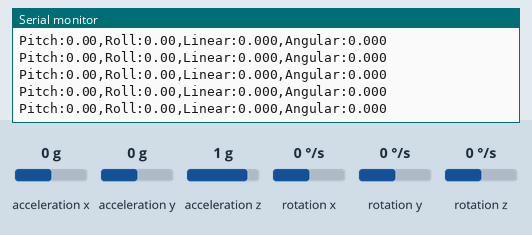
This sketch was run on a simulated ESP32. Shown: the last lines printed to the serial monitor. Wiring (inferred from the names in the program): MPU-6050 motion sensor at I2C address 0x68. Inputs (shaded band) come from the test bench; at power-on: acceleration x 0 g, rotation x 0 °/s, rotation y 0 °/s, acceleration y 0 g, acceleration z 1 g, rotation z 0 °/s.

Above: at 10.7 s.
10.8 s: acceleration x set to -1.4 g
At 11.8 s:
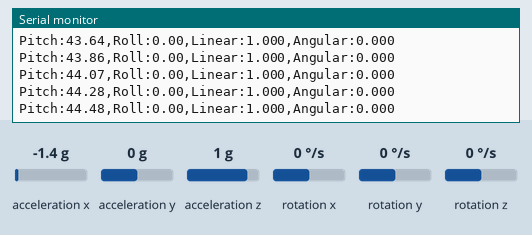
12.3 s: acceleration x set to 0.1 g
At 13.3 s:
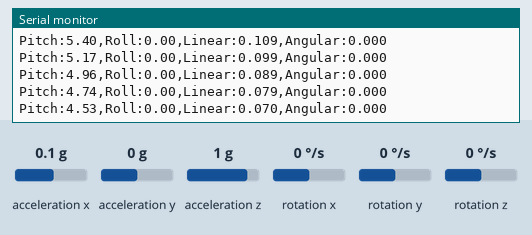
15.3 s: rotation x set to -192 °/s
At 15.8 s:
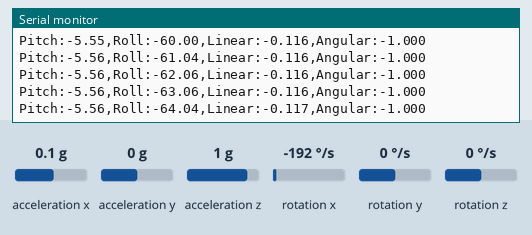
18.3 s: rotation y set to 192 °/s
At 19.4 s:
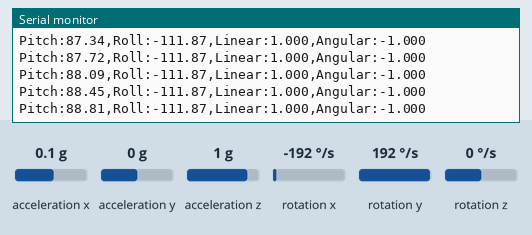
21.3 s: acceleration y set to -1.4 g
At 22.0 s:
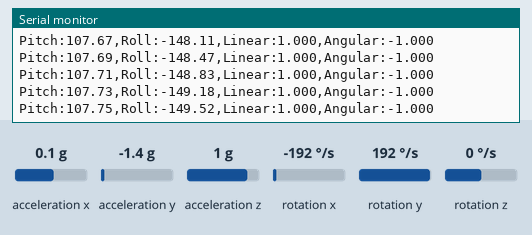
22.8 s: rotation x set to 0 °/s
At 23.5 s:
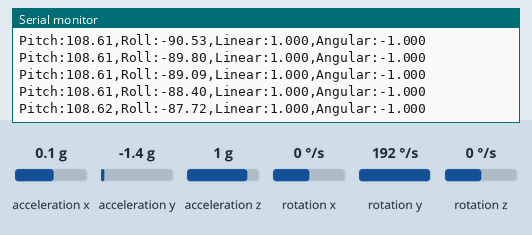
Timing chart, 0 to 25.8 s (numbered marks = the images above; inputs shaded):
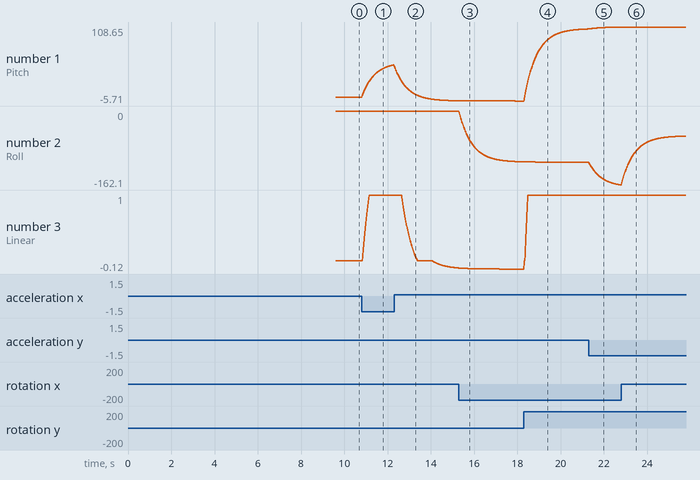

The sketch:

IMU_Test.ino
```cpp
#include <Wire.h>
#include <math.h>

// ============================================================
// I2C CONFIGURATION
// ============================================================

#define SDA_PIN 21
#define SCL_PIN 22

#define MPU6050_ADDR 0x68

// MPU6050 registers
#define REG_PWR_MGMT_1    0x6B
#define REG_SMPLRT_DIV    0x19
#define REG_CONFIG        0x1A
#define REG_GYRO_CONFIG   0x1B
#define REG_ACCEL_CONFIG  0x1C
#define REG_ACCEL_XOUT_H  0x3B
#define REG_WHO_AM_I      0x75

// ============================================================
// SENSOR SCALE
// ============================================================

// Accelerometer configured for +/- 2 g
#define ACCEL_SCALE 16384.0f

// Gyroscope configured for +/- 250 deg/s
#define GYRO_SCALE 131.0f

// ============================================================
// FILTER CONFIGURATION
// ============================================================

const float COMPLEMENTARY_ALPHA = 0.98f;

// ============================================================
// CALIBRATION CONFIGURATION
// ============================================================

const int CALIBRATION_SAMPLES = 1000;
const int CALIBRATION_DELAY_MS = 3;

// ============================================================
// CONTROL MAPPING CONFIGURATION
// ============================================================

// Hand movement inside +/-3 degrees produces no command.
const float CONTROL_DEAD_ZONE = 3.0f;

// At +/-25 degrees the command reaches maximum magnitude.
const float CONTROL_MAX_ANGLE = 25.0f;

// Normalized robot commands
float linearCommand = 0.0f;
float angularCommand = 0.0f;

// ============================================================
// RAW SENSOR DATA
// ============================================================

int16_t accelXRaw = 0;
int16_t accelYRaw = 0;
int16_t accelZRaw = 0;

int16_t gyroXRaw = 0;
int16_t gyroYRaw = 0;
int16_t gyroZRaw = 0;

int16_t temperatureRaw = 0;

// ============================================================
// PHYSICAL VALUES
// ============================================================

float accelX = 0.0f;
float accelY = 0.0f;
float accelZ = 0.0f;

float gyroX = 0.0f;
float gyroY = 0.0f;
float gyroZ = 0.0f;

// ============================================================
// GYROSCOPE OFFSETS
// ============================================================

float gyroOffsetX = 0.0f;
float gyroOffsetY = 0.0f;
float gyroOffsetZ = 0.0f;

// ============================================================
// ANGLES
// ============================================================

float pitch = 0.0f;
float roll = 0.0f;

float pitchZero = 0.0f;
float rollZero = 0.0f;

float pitchOutput = 0.0f;
float rollOutput = 0.0f;

// ============================================================
// TIMING
// ============================================================

unsigned long previousMicros = 0;

// ============================================================
// REGISTER WRITE
// ============================================================

bool writeRegister(uint8_t reg, uint8_t value)
{
  Wire.beginTransmission(MPU6050_ADDR);

  Wire.write(reg);
  Wire.write(value);

  return (Wire.endTransmission() == 0);
}

// ============================================================
// REGISTER READ
// ============================================================

uint8_t readRegister(uint8_t reg)
{
  Wire.beginTransmission(MPU6050_ADDR);

  Wire.write(reg);

  if (Wire.endTransmission(false) != 0)
  {
    return 0xFF;
  }

  Wire.requestFrom(
    (uint8_t)MPU6050_ADDR,
    (uint8_t)1
  );

  if (Wire.available())
  {
    return Wire.read();
  }

  return 0xFF;
}

// ============================================================
// MPU6050 DETECTION
// ============================================================

bool checkMPU6050()
{
  Wire.beginTransmission(MPU6050_ADDR);

  if (Wire.endTransmission() != 0)
  {
    return false;
  }

  uint8_t whoAmI = readRegister(REG_WHO_AM_I);

  Serial.print("WHO_AM_I = 0x");

  if (whoAmI < 0x10)
  {
    Serial.print("0");
  }

  Serial.println(whoAmI, HEX);

  return (whoAmI == 0x68);
}

// ============================================================
// MPU6050 INITIALIZATION
// ============================================================

bool initializeMPU6050()
{
  // Wake sensor and select internal clock initially
  if (!writeRegister(REG_PWR_MGMT_1, 0x00))
    return false;

  delay(100);

  // Sample rate divider
  writeRegister(REG_SMPLRT_DIV, 0x04);

  // Digital low-pass filter
  // CONFIG = 0x03
  writeRegister(REG_CONFIG, 0x03);

  // Gyroscope +/-250 deg/s
  writeRegister(REG_GYRO_CONFIG, 0x00);

  // Accelerometer +/-2 g
  writeRegister(REG_ACCEL_CONFIG, 0x00);

  delay(100);

  return true;
}

// ============================================================
// READ RAW MPU6050
// ============================================================

bool readMPU6050Raw()
{
  Wire.beginTransmission(MPU6050_ADDR);

  Wire.write(REG_ACCEL_XOUT_H);

  if (Wire.endTransmission(false) != 0)
  {
    return false;
  }

  uint8_t received =
    Wire.requestFrom(
      (uint8_t)MPU6050_ADDR,
      (uint8_t)14
    );

  if (received != 14)
  {
    return false;
  }

  accelXRaw =
    (int16_t)((Wire.read() << 8) | Wire.read());

  accelYRaw =
    (int16_t)((Wire.read() << 8) | Wire.read());

  accelZRaw =
    (int16_t)((Wire.read() << 8) | Wire.read());

  temperatureRaw =
    (int16_t)((Wire.read() << 8) | Wire.read());

  gyroXRaw =
    (int16_t)((Wire.read() << 8) | Wire.read());

  gyroYRaw =
    (int16_t)((Wire.read() << 8) | Wire.read());

  gyroZRaw =
    (int16_t)((Wire.read() << 8) | Wire.read());

  return true;
}

// ============================================================
// CONVERT RAW VALUES
// ============================================================

void convertSensorValues()
{
  accelX =
    (float)accelXRaw / ACCEL_SCALE;

  accelY =
    (float)accelYRaw / ACCEL_SCALE;

  accelZ =
    (float)accelZRaw / ACCEL_SCALE;

  gyroX =
    ((float)gyroXRaw - gyroOffsetX) /
    GYRO_SCALE;

  gyroY =
    ((float)gyroYRaw - gyroOffsetY) /
    GYRO_SCALE;

  gyroZ =
    ((float)gyroZRaw - gyroOffsetZ) /
    GYRO_SCALE;
}

// ============================================================
// ACCELEROMETER ANGLES
// ============================================================

float calculateAccelRoll()
{
  return atan2(
           accelY,
           sqrt(
             accelX * accelX +
             accelZ * accelZ
           )
         ) * 180.0f / PI;
}

float calculateAccelPitch()
{
  return atan2(
           -accelX,
           sqrt(
             accelY * accelY +
             accelZ * accelZ
           )
         ) * 180.0f / PI;
}

// ============================================================
// GYROSCOPE CALIBRATION
// ============================================================

void calibrateGyroscope()
{
  Serial.println();
  Serial.println("======================================");
  Serial.println(" GYROSCOPE CALIBRATION");
  Serial.println("======================================");
  Serial.println();
  Serial.println("Keep the controller COMPLETELY STILL.");
  Serial.println();

  delay(2000);

  long sumX = 0;
  long sumY = 0;
  long sumZ = 0;

  int validSamples = 0;

  for (int i = 0; i < CALIBRATION_SAMPLES; i++)
  {
    if (readMPU6050Raw())
    {
      sumX += gyroXRaw;
      sumY += gyroYRaw;
      sumZ += gyroZRaw;

      validSamples++;
    }

    if (i % 100 == 0)
    {
      Serial.print("Calibration: ");
      Serial.print(
        (i * 100) /
        CALIBRATION_SAMPLES
      );
      Serial.println("%");
    }

    delay(CALIBRATION_DELAY_MS);
  }

  if (validSamples == 0)
  {
    Serial.println(
      "ERROR: No valid calibration samples."
    );

    while (true)
    {
      delay(1000);
    }
  }

  gyroOffsetX =
    (float)sumX / validSamples;

  gyroOffsetY =
    (float)sumY / validSamples;

  gyroOffsetZ =
    (float)sumZ / validSamples;

  Serial.println();
  Serial.println("Calibration complete.");

  Serial.print("Gyro X offset: ");
  Serial.println(gyroOffsetX, 2);

  Serial.print("Gyro Y offset: ");
  Serial.println(gyroOffsetY, 2);

  Serial.print("Gyro Z offset: ");
  Serial.println(gyroOffsetZ, 2);
}

// ============================================================
// INITIAL ORIENTATION
// ============================================================

void initializeOrientation()
{
  const int samples = 200;

  float rollSum = 0.0f;
  float pitchSum = 0.0f;

  int validSamples = 0;

  Serial.println();
  Serial.println(
    "Measuring neutral controller orientation..."
  );

  for (int i = 0; i < samples; i++)
  {
    if (readMPU6050Raw())
    {
      convertSensorValues();

      rollSum += calculateAccelRoll();
      pitchSum += calculateAccelPitch();

      validSamples++;
    }

    delay(5);
  }

  if (validSamples == 0)
  {
    Serial.println(
      "ERROR: Could not determine initial orientation."
    );

    while (true)
    {
      delay(1000);
    }
  }

  rollZero =
    rollSum / validSamples;

  pitchZero =
    pitchSum / validSamples;

  // Start complementary filter from accelerometer estimate.
  roll = rollZero;
  pitch = pitchZero;

  Serial.println();
  Serial.println("Neutral orientation stored.");

  Serial.print("Pitch zero: ");
  Serial.print(pitchZero, 2);
  Serial.println(" deg");

  Serial.print("Roll zero: ");
  Serial.print(rollZero, 2);
  Serial.println(" deg");

  Serial.println();
  Serial.println(
    "Filtered Pitch/Roll measurements starting..."
  );

  Serial.println();

  previousMicros = micros();
}

// ============================================================
// UPDATE COMPLEMENTARY FILTER
// ============================================================

void updateOrientation()
{
  unsigned long currentMicros = micros();

  float dt =
    (currentMicros - previousMicros) /
    1000000.0f;

  previousMicros = currentMicros;

  // Protect against abnormal dt after pauses/resets.
  if (dt <= 0.0f || dt > 0.1f)
  {
    dt = 0.01f;
  }

  if (!readMPU6050Raw())
  {
    return;
  }

  convertSensorValues();

  float accelRoll =
    calculateAccelRoll();

  float accelPitch =
    calculateAccelPitch();

  // ----------------------------------------------------------
  // Complementary filter
  // ----------------------------------------------------------

  roll =
    COMPLEMENTARY_ALPHA *
    (roll + gyroX * dt)
    +
    (1.0f - COMPLEMENTARY_ALPHA) *
    accelRoll;

  pitch =
    COMPLEMENTARY_ALPHA *
    (pitch + gyroY * dt)
    +
    (1.0f - COMPLEMENTARY_ALPHA) *
    accelPitch;

  // ----------------------------------------------------------
  // Neutral-relative output
  // ----------------------------------------------------------

  rollOutput =
    roll - rollZero;

  pitchOutput =
    pitch - pitchZero;
}

// ============================================================
// ANGLE -> NORMALIZED CONTROL COMMAND
// ============================================================

float angleToCommand(float angle)
{
  float magnitude = fabs(angle);

  // ----------------------------------------------------------
  // Dead zone
  // ----------------------------------------------------------

  if (magnitude <= CONTROL_DEAD_ZONE)
  {
    return 0.0f;
  }

  // ----------------------------------------------------------
  // Saturation
  // ----------------------------------------------------------

  if (magnitude >= CONTROL_MAX_ANGLE)
  {
    return (angle > 0.0f) ? 1.0f : -1.0f;
  }

  // ----------------------------------------------------------
  // Linear mapping outside dead zone
  //
  // 3 deg  -> 0
  // 25 deg -> 1
  // ----------------------------------------------------------

  float command =
    (magnitude - CONTROL_DEAD_ZONE) /
    (CONTROL_MAX_ANGLE - CONTROL_DEAD_ZONE);

  // Restore original sign
  if (angle < 0.0f)
  {
    command = -command;
  }

  return command;
}


// ============================================================
// UPDATE ROBOT COMMANDS
// ============================================================

void updateControlCommands()
{
  // Pitch:
  // + = forward
  // - = backward
  linearCommand =
    angleToCommand(pitchOutput);

  // Roll:
  // + = right
  // - = left
  angularCommand =
    angleToCommand(rollOutput);
}

// ============================================================
// SETUP
// ============================================================

void setup()
{
  Serial.begin(115200);

  delay(1500);

  Serial.println();
  Serial.println("======================================");
  Serial.println(" ESP32 + MPU6050 ORIENTATION TEST");
  Serial.println("======================================");

  Wire.begin(
    SDA_PIN,
    SCL_PIN
  );

  Wire.setClock(400000);

  Serial.println();
  Serial.println("Checking MPU6050...");

  if (!checkMPU6050())
  {
    Serial.println(
      "ERROR: MPU6050 not detected."
    );

    while (true)
    {
      delay(1000);
    }
  }

  Serial.println(
    "MPU6050 detected successfully."
  );

  if (!initializeMPU6050())
  {
    Serial.println(
      "ERROR: MPU6050 initialization failed."
    );

    while (true)
    {
      delay(1000);
    }
  }

  Serial.println(
    "MPU6050 initialized successfully."
  );

  // ----------------------------------------------------------
  // Calibration
  // ----------------------------------------------------------

  calibrateGyroscope();

  // ----------------------------------------------------------
  // Establish controller neutral orientation
  // ----------------------------------------------------------

  initializeOrientation();
}

// ============================================================
// LOOP
// ============================================================

void loop()
{
  // ----------------------------------------------------------
  // Update filtered Pitch and Roll
  // ----------------------------------------------------------

  updateOrientation();

  // ----------------------------------------------------------
  // Convert orientation into normalized robot commands
  // ----------------------------------------------------------

  updateControlCommands();

  // ----------------------------------------------------------
  // Diagnostic serial output
  // ----------------------------------------------------------

  Serial.print("Pitch:");
  Serial.print(pitchOutput, 2);

  Serial.print(",Roll:");
  Serial.print(rollOutput, 2);

  Serial.print(",Linear:");
  Serial.print(linearCommand, 3);

  Serial.print(",Angular:");
  Serial.println(angularCommand, 3);

  delay(10);
}
```

Measured:
- after the input at 10.8 s, the serial monitor: prints a new line at once (image 1)
- plotted number 1: 0 → 50.19 after the input at 10.8 s
- plotted number 3: 0 → 1 after the input at 10.8 s
